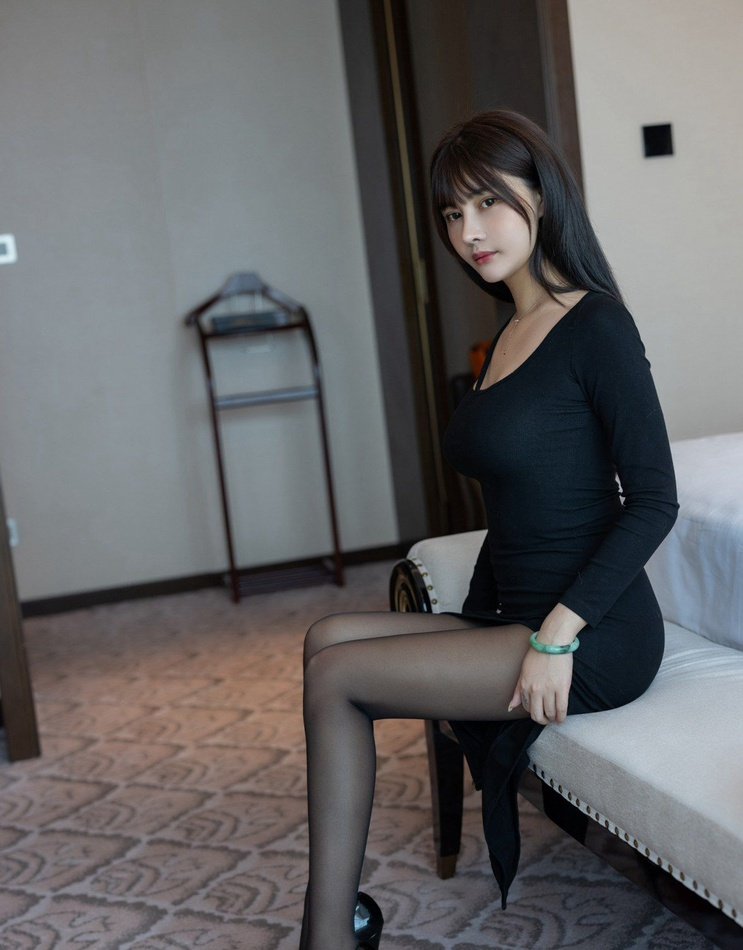
#> input picture picture_material/beauty_leg2.jpg, 743 x 950 px, shrunk from 1178 x 1507 before the run, found by its file name
$ python 10.adaptive_threshold.py
#> lines starting #> are read from the running program, lines starting #| are printed output that depends on the picture; after the words box and inside, x2 and y2 are one past the last pixel; in counts of white or black regions, pixels touching at a corner belong together
import cv2
import numpy as np
from matplotlib import pyplot as plt

img = cv2.imread("picture_material/beauty_leg2.jpg")
#> img is the input picture: shape (950, 743, 3); mean B, G, R 101.2, 99.8, 100.1
img = cv2.cvtColor(img, cv2.COLOR_RGB2GRAY)
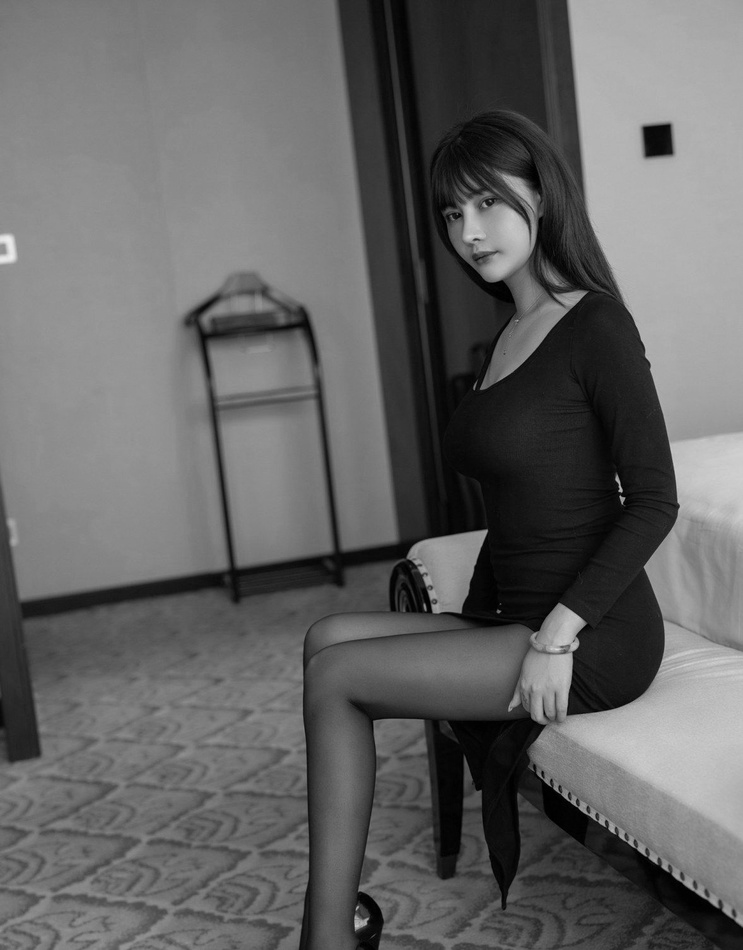
#> img: shape (950, 743); min 0, max 238, mean 100.2
ret,th1 = cv2.threshold(img, 127, 255, cv2.THRESH_BINARY)
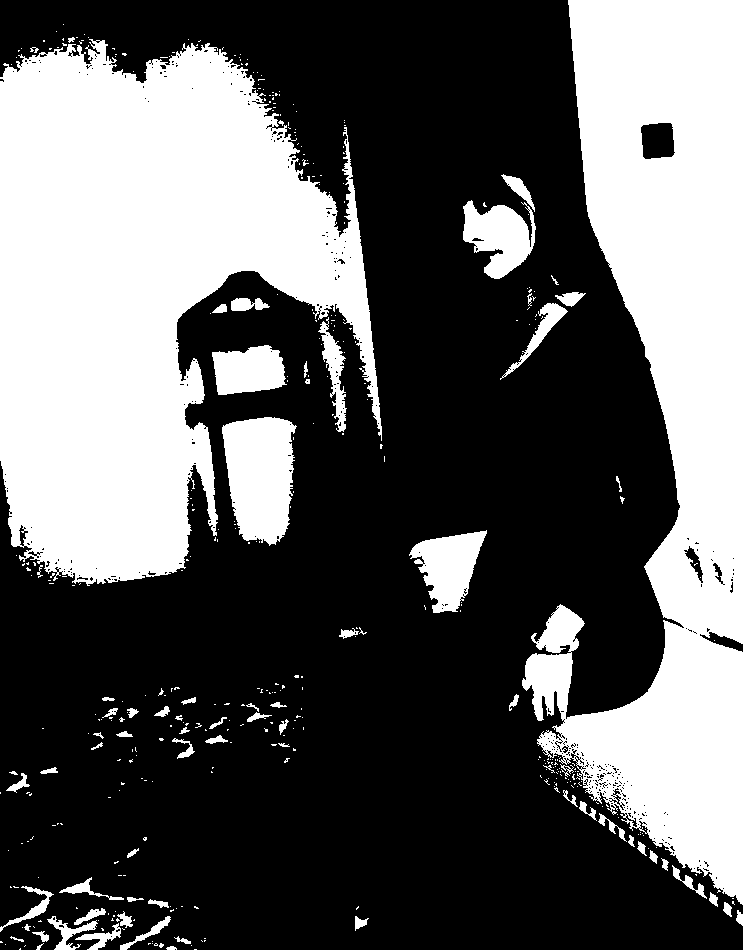
#> th1: shape (950, 743); 37.2% white; 420 white regions (347 under 20 px), largest, box (x1, y1, x2, y2) and area: (0, 39, 382, 586) 128143, (522, 0, 743, 905) 106904, (222, 417, 297, 546) 7362

th2 = cv2.adaptiveThreshold(img, 255, cv2.ADAPTIVE_THRESH_MEAN_C, cv2.THRESH_BINARY, 3, 0)
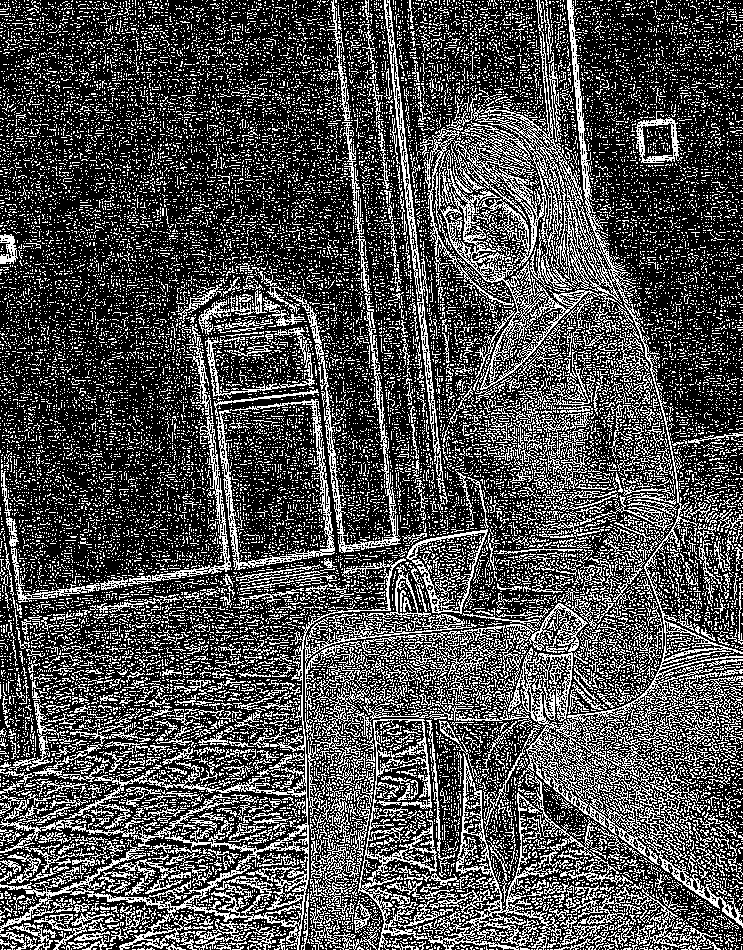
#> th2: shape (950, 743); 30.4% white in thin lines or dots
th3 = cv2.adaptiveThreshold(img, 255, cv2.ADAPTIVE_THRESH_GAUSSIAN_C, cv2.THRESH_BINARY, 11, 2)
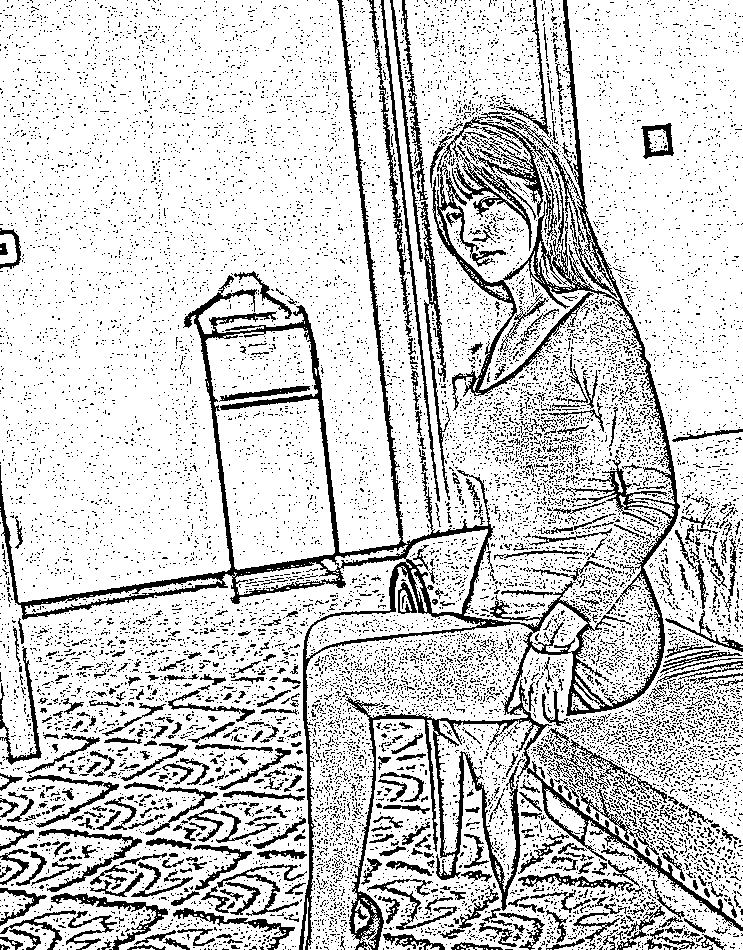
#> th3: shape (950, 743); 81% white; black in thin lines or dots

titles = ['Origin', 'Binary', 'Mean', 'Gauss']
images = [img, th1, th2, th3]
plt.figure('adaptiveThreshold')
for i in range(4):
    plt.subplot(2, 2, i + 1)
    plt.imshow(images[i])
    plt.title(titles[i])
    plt.axis('off')
plt.show()

$ run again, with picture_material/beauty_leg3.jpg copied over picture_material/beauty_leg2.jpg
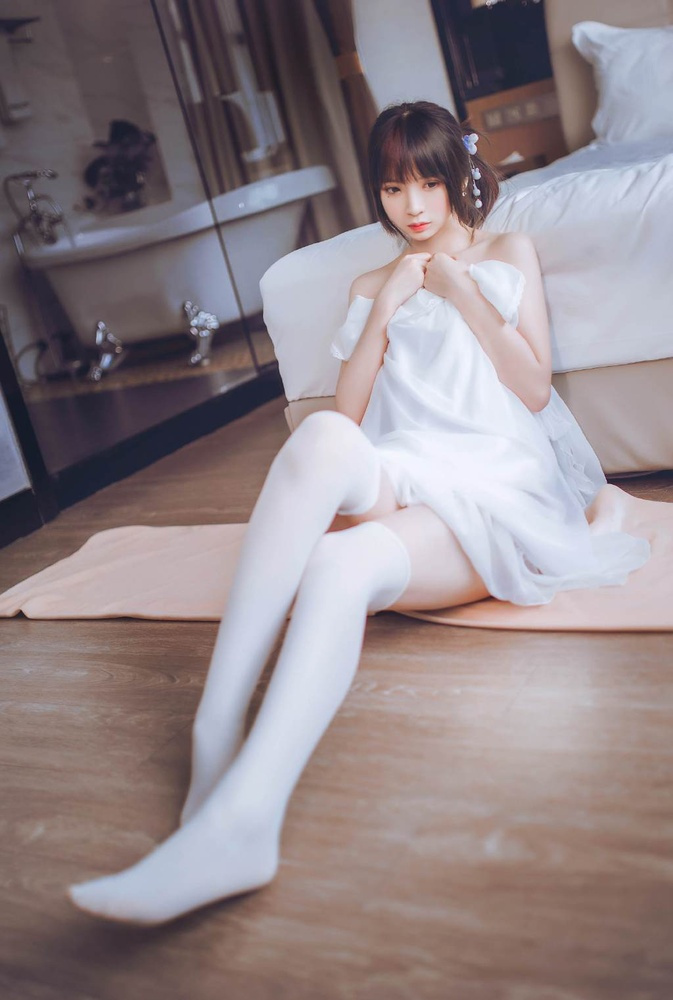
#> input picture picture_material/beauty_leg3.jpg, 673 x 1000 px, shrunk from 1024 x 1522 before the run, found by its file name
#> img is the input picture: shape (1000, 673, 3); mean B, G, R 137.3, 133.3, 145.1
#> img: shape (1000, 673)
#> `ret,th1 = cv2.threshold(img, 127, 255, cv2.THRESH_BINARY)`:
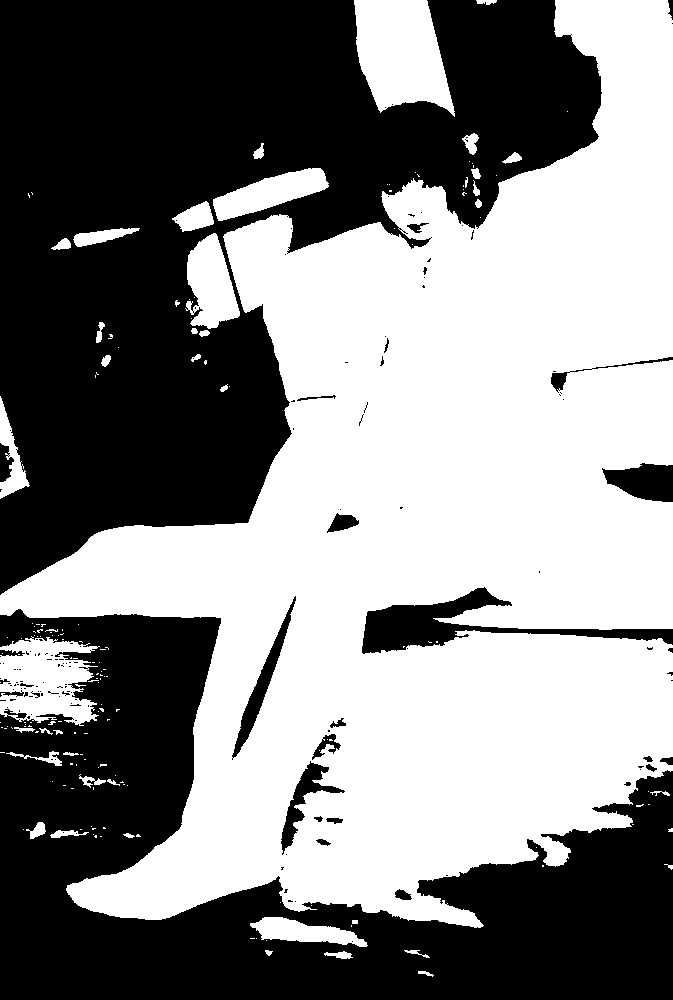
#> th1: shape (1000, 673); 52.1% white; 144 black regions (116 under 20 px), largest, box (x1, y1, x2, y2) and area: (0, 0, 602, 595) 188588, (0, 609, 673, 1000) 119836, (362, 587, 673, 654) 6013
#> th2: shape (1000, 673); 23.2% white in thin lines or dots
#> `th3 = cv2.adaptiveThreshold(img, 255, cv2.ADAPTIVE_THRESH_GAUSSIAN_C, ..`:
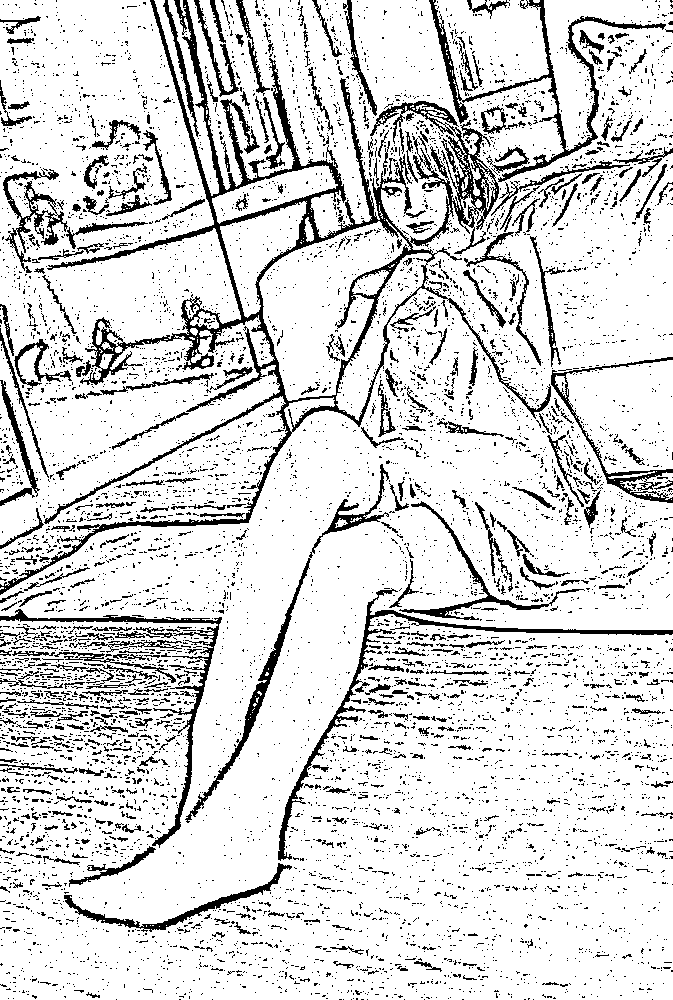
#> th3: shape (1000, 673); 85.1% white; 7489 black regions (6993 under 20 px), largest, box (x1, y1, x2, y2) and area: (0, 0, 551, 595) 22554, (429, 0, 666, 182) 3419, (278, 588, 673, 861) 3096
